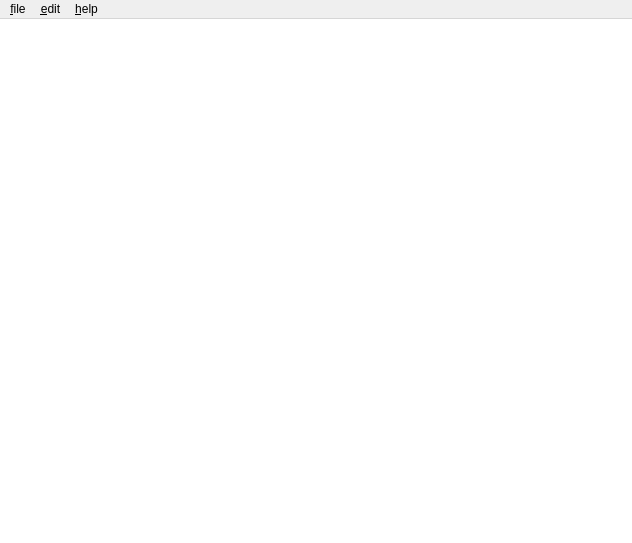
<?xml version="1.0" encoding="UTF-8"?>
<ui version="4.0">
 <class>MainWindow</class>
 <widget class="QMainWindow" name="MainWindow">
  <property name="geometry">
   <rect>
    <x>0</x>
    <y>0</y>
    <width>632</width>
    <height>543</height>
   </rect>
  </property>
  <property name="windowTitle">
   <string>Text Editor</string>
  </property>
  <property name="windowIcon">
   <iconset>
    <normaloff>accessories-text-editor-icon.png</normaloff>accessories-text-editor-icon.png</iconset>
  </property>
  <widget class="QWidget" name="centralwidget">
   <widget class="QWidget" name="verticalLayoutWidget">
    <property name="geometry">
     <rect>
      <x>-1</x>
      <y>-1</y>
      <width>641</width>
      <height>551</height>
     </rect>
    </property>
    <layout class="QVBoxLayout" name="verticalLayout">
     <item>
      <widget class="QTextEdit" name="textEdit"/>
     </item>
    </layout>
   </widget>
  </widget>
  <widget class="QMenuBar" name="menubar">
   <property name="geometry">
    <rect>
     <x>0</x>
     <y>0</y>
     <width>632</width>
     <height>27</height>
    </rect>
   </property>
   <widget class="QMenu" name="menufile">
    <property name="title">
     <string>&amp;file</string>
    </property>
    <addaction name="actionNew"/>
    <addaction name="actionOpen"/>
    <addaction name="actionSave"/>
    <addaction name="actionExit"/>
   </widget>
   <widget class="QMenu" name="menuedit">
    <property name="title">
     <string>&amp;edit</string>
    </property>
    <addaction name="actionCut"/>
    <addaction name="actionCopy"/>
    <addaction name="actionPaste"/>
   </widget>
   <widget class="QMenu" name="menuhelp">
    <property name="title">
     <string>&amp;help</string>
    </property>
    <addaction name="actionAbout"/>
    <addaction name="actionAbout_Qt"/>
   </widget>
   <addaction name="menufile"/>
   <addaction name="menuedit"/>
   <addaction name="menuhelp"/>
  </widget>
  <action name="actionNew">
   <property name="text">
    <string>&amp;New</string>
   </property>
   <property name="shortcut">
    <string>Ctrl+N</string>
   </property>
  </action>
  <action name="actionOpen">
   <property name="text">
    <string>&amp;Open</string>
   </property>
   <property name="shortcut">
    <string>Ctrl+O</string>
   </property>
  </action>
  <action name="actionSave">
   <property name="text">
    <string>&amp;Save</string>
   </property>
   <property name="shortcut">
    <string>Ctrl+S</string>
   </property>
  </action>
  <action name="actionExit">
   <property name="text">
    <string>&amp;Quit</string>
   </property>
   <property name="shortcut">
    <string>Ctrl+Q</string>
   </property>
  </action>
  <action name="actionCut">
   <property name="text">
    <string>&amp;Cut</string>
   </property>
   <property name="shortcut">
    <string>Ctrl+X</string>
   </property>
  </action>
  <action name="actionCopy">
   <property name="text">
    <string>C&amp;opy</string>
   </property>
   <property name="shortcut">
    <string>Ctrl+C</string>
   </property>
  </action>
  <action name="actionPaste">
   <property name="text">
    <string>&amp;Paste</string>
   </property>
   <property name="shortcut">
    <string>Ctrl+V</string>
   </property>
  </action>
  <action name="actionAbout">
   <property name="text">
    <string>&amp;About</string>
   </property>
  </action>
  <action name="actionAbout_Qt">
   <property name="text">
    <string>About Qt</string>
   </property>
  </action>
 </widget>
 <resources/>
 <connections/>
</ui>
